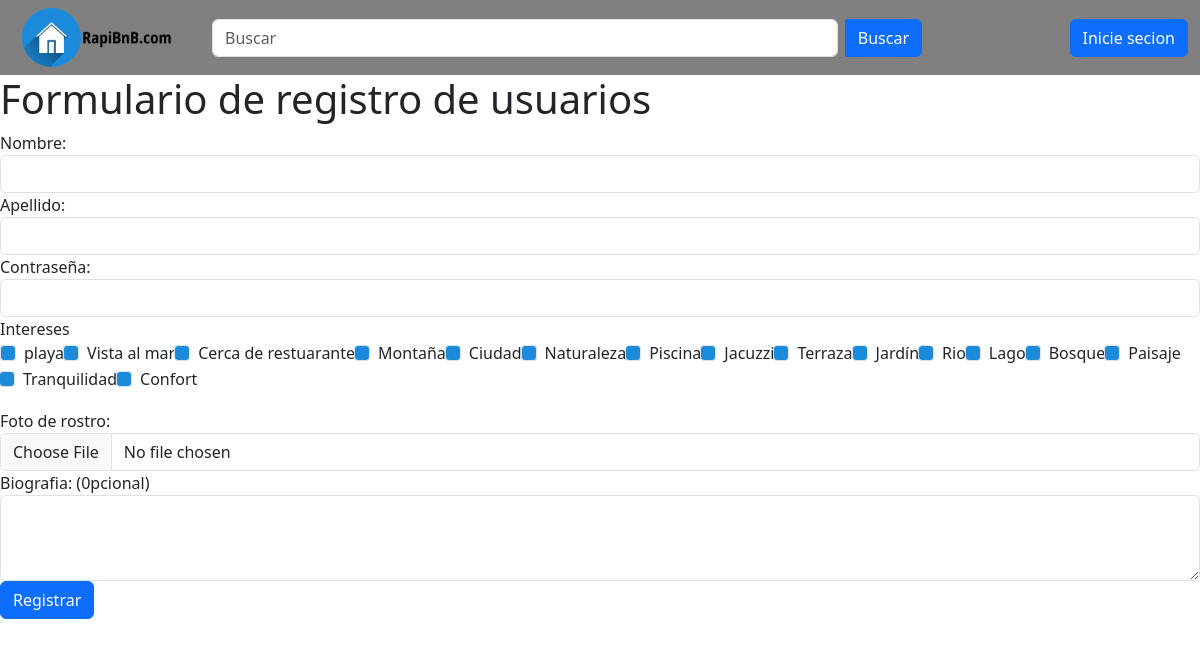
Page /registro.php on the committed database.
### tables this page shows
CREATE TABLE `etiquetas` (
  `id` int(11) NOT NULL,
  `nombre` varchar(50) NOT NULL
);

### registro.php (the view, shortened to what this page needs)
<!doctype html>
<html lang="en">
  <head>
    <link rel="stylesheet" type="text/css" href="estilos.css">
	<link href="https://cdn.jsdelivr.net/npm/bootstrap@5.3.2/dist/css/bootstrap.min.css" rel="stylesheet">
  </head>
<body>
  <nav class="navbar navbar-inverse navbar-expand-sm" style="background-color:gray;">
  <div class="container-fluid">
    <a href="index.php"><img src="logo.png" alt="Logo de mi sitio web" style="float: left; margin: 0 10px 0 10px;"
    width="150px" hiegh="150px"></a>
    <div class="collapse navbar-collapse" id="navbarCollapse">
      <form action="index.php" method="post" style="width: 80%;">
		<div class="btn-group" role="group" aria-label="Button group with nested dropdown" style="margin: 5px 0 5px 30px; width: 100%;">
			<input class="form-control me-2" type="text" name="busqueda" placeholder="Buscar">
			<button type="submit" class="btn btn-primary">Buscar</button>
		</div>
		</form>
	</div>
      <?php
  if (isset($_SESSION["usuario"])) {
    echo "<div class='btn-group'>
	<button class='btn btn-primary dropdown-toggle' type='button' data-bs-toggle='dropdown'>
      <span class='caret'></span><svg xmlns='http://www.w3.org/2000/svg' width='16' height='16' fill='currentColor' class='bi bi-person-circle' viewBox='0 0 16 16'>
	<path d='M11 6a3 3 0 1 1-6 0 3 3 0 0 1 6 0z'/>
	<path fill-rule='evenodd' d='M0 8a8 8 0 1 1 16 0A8 8 0 0 1 0 8zm8-7a7 7 0 0 0-5.468 11.37C3.242 11.226 4.805 10 8 10s4.757 1.225 5.468 2.37A7 7 0 0 0 8 1z'/>
    </svg>
	<span><strong>" . $_SESSION['usuario']['nombre'] . "</strong></span>
    </button>
    <ul class='dropdown-menu' role='menu'>
	  <li><a href='perfil.php?id=" . $_SESSION['usuario']['id'] . "'>Perfil</a></li>
	  <li><a href='ofertaAlq.html'>Publicar alquiler</a></li>
      <li><a href='logout.php'>Cerrar sesión</a></li>
    </ul></div>";
    echo "<button type='button' class='btn btn-primary d-none'>Inicie sesion</button>";
  } else {
    echo "<button type='button' class='btn btn-primary' onclick='iniciarSesion()'>Inicie secion</button>";
  }
	?>
    </div>
  </nav>
  <h1>Formulario de registro de usuarios</h1>
<form action="registroLogica.php" method="POST" enctype="multipart/form-data">
  <div class="form-group">
    <label for="nombre">Nombre:</label>
    <input type="text" class="form-control" id="nombre" name="nombre" required minlength="3" pattern="^[A-Za-z\s]+$">
</div>
  <div class="form-group">
    <label for="apellido">Apellido:</label>
    <input type="text" class="form-control" id="apellido" name="apellido" required minlength="3" pattern="^[A-Za-z\s]+$">
  </div>
  <div class="form-group">
    <label for="contraseña">Contraseña:</label>
    <input type="password" class="form-control" id="contraseña" name="contraseña" required minlength="8">
  </div>
  <div class="form-group">
      <label for="intereses">Intereses</label>
      <div class="input-group mb-3 flexbox-container">
		<?php
    $conexion = mysqli_connect("localhost", "root", "", "trabajo integrador");
    $query = "SELECT * FROM etiquetas";
    $result = mysqli_query($conexion, $query);
    while ($row = mysqli_fetch_assoc($result)) {
      $idEtiquetas = $row['id'];
      $nombreEtiquetas = $row['nombre'];
      echo '<div class="form-check">';
      echo '<input class="form-check-input" type="checkbox" name="etiquetas[]" id="etiquetas' . $idEtiquetas . '" value="' . $idEtiquetas . '" style="background-color:#1c8adb">';
      echo '<label class="form-check-label" for="etiquetas' . $idEtiquetas . '">' . $nombreEtiquetas . '</label>';
      echo '</div>';
    }
    ?>
	  </div>
	</div>
  <div class="form-group">
    <label for="foto">Foto de rostro:</label>
    <input type="file" class="form-control" id="foto" name="foto" required>
  </div>
  <div class="form-group">
    <label for="bio">Biografia: (0pcional)</label>
    <textarea class="form-control" id="bio" name="bio" rows="3"></textarea>
  </div>
  <button type="submit" class="btn btn-primary">Registrar</button>
</form>
</body>
</html>

### estilos.css (style rules this page uses)
.btn-primary { background-color: #007bff; color: white; }

### rows in the picture
etiquetas: nombre "playa"
etiquetas: nombre "Vista al mar"
etiquetas: nombre "Cerca de restuarante"
etiquetas: nombre "Montaña"
etiquetas: nombre "Ciudad"
etiquetas: nombre "Naturaleza"
etiquetas: nombre "Piscina"
etiquetas: nombre "Jacuzzi"
etiquetas: nombre "Terraza"
etiquetas: nombre "Jardín"
etiquetas: nombre "Rio"
etiquetas: nombre "Lago"
etiquetas: nombre "Bosque"
etiquetas: nombre "Paisaje"
etiquetas: nombre "Tranquilidad"
etiquetas: nombre "Confort"
